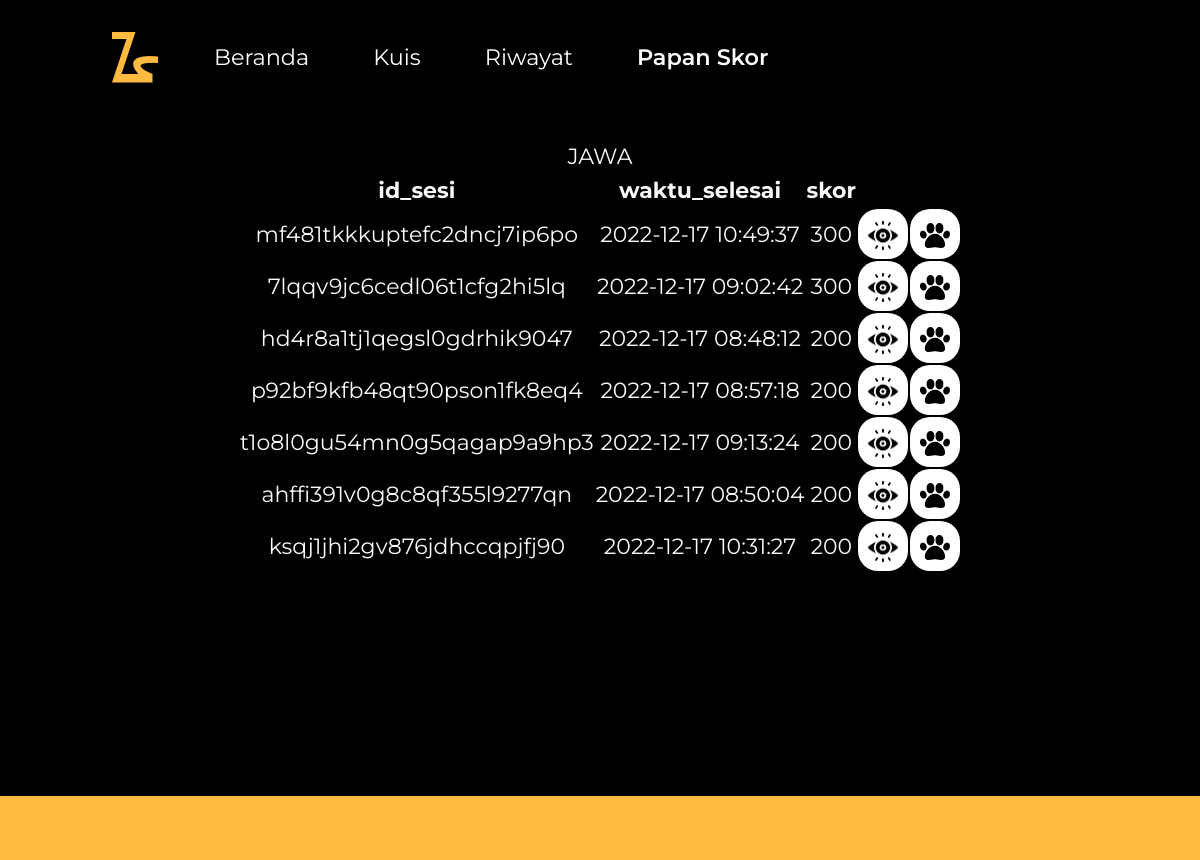
Page /scoreboard.php on the committed database.
### tables this page shows
CREATE TABLE `sesi` (
  `id_sesi` varchar(26) NOT NULL,
  `id_kuis` int(11) NOT NULL,
  `waktu_selesai` timestamp NOT NULL DEFAULT current_timestamp(),
  `skor` int(11) NOT NULL
);

CREATE TABLE `kuis` (
  `id_kuis` int(11) NOT NULL,
  `bahasa` varchar(5) NOT NULL,
  `media` varchar(6) NOT NULL,
  `level` int(11) NOT NULL
);

### scoreboard.php (the view, shortened to what this page needs)
<?php
    include "config.php";
    if (isset($_GET['bahasa'])) {
        if ($_GET['bahasa'] == "jawa"){
            $bahasa = "jawa" ;
        } elseif ($_GET['bahasa'] == "sunda") {
            $bahasa = "sunda" ;
        } else {
            $bahasa = "bali" ;
        }
    } else { $bahasa = "jawa"; }
?>
<!DOCTYPE html>
<html lang="en">
  <head>
    <link rel="stylesheet" href="bootstrap-5.2.2-dist/css/bootstrap.min.css" />
    <link rel="stylesheet" href="css/scoreboard.css" />
  </head>
  <body class="text-light">
    <nav class="navbar navbar-dark navbar-expand-lg">
        <div class="container-fluid mx-5 col-lg-10 mx-auto text-dark py-2">
          <div class="py-3">
            <img src="./img/logo.png" alt="" />
          </div>
          <div class="collapse navbar-collapse" id="navbarSupportedContent">
            <ul class="navbar-nav ms-5 mb-2 mb-lg-0 text-xl-center">
              <li class="nav-item me-5">
                <a class="nav-link text-white fw-normal" aria-current="page" href="./index.html">Beranda</a>
              </li>
              <li class="nav-item me-5">
                <a class="nav-link text-white fw-normal" href="./index-bahasa.php">Kuis</a>
              </li>
              <li class="nav-item me-5">
                <a class="nav-link text-white fw-normal" href="./history.php">Riwayat</a>
              </li>
              <li class="nav-item me-5">
                <a class="nav-link text-white fw-semibold" href="./scoreboard-bahasa.php">Papan Skor</a>
              </li>
            </ul>
          </div>
        </div>
      </nav>
    <main>
        <div class="col-10 mx-auto d-flex justify-content-center align-items-center">
            <section class="text-center">
                <?php
                    $sql = "SELECT * FROM kuis k NATURAL JOIN sesi s WHERE bahasa = '$bahasa' ORDER BY skor DESC LIMIT 7";
                    $query = mysqli_query($db, $sql);
                    echo strtoupper($bahasa);
                ?>
                    <table>
                    <tr>
                        <th scope="col">id_sesi</th>
                        <th scope="col">waktu_selesai</th>
                        <th scope="col">skor</th>
                    </tr>
                <?php
                    while($row = mysqli_fetch_array($query)) {
                        $id = $row['id_sesi'];
                        $t = $row['waktu_selesai'];
                        $score = $row['skor'];
                        $tipe = $row['media'];
                        $lvl = $row['level'];
                ?>
                    <tr>
                        <td><?php echo $id ?></td>
                        <td><?php echo $t ?></td>
                        <td><?php echo $score ?></td>
                        <td>
                            <section class="d-flex flex-column justify-content-center text-center" style="width: 50px; height: 50px" id="bahasa">
                                <div class="text-decoration-none">
                                    <img src="./img/type/<?php echo $tipe?>.png" width="30" alt="" />
                                </div>
                            </section>
                        </td>
                        <td>
                            <section class="d-flex flex-column justify-content-center text-center" style="width: 50px; height: 50px" id="bahasa">
                                <div class="text-decoration-none">
                                    <img src="./img/level/<?php echo $lvl?>.png" width="30" alt="" />
                                </div>
                            </section>
                        </td>
                    </tr>
                <?php
                    }
                    echo "</table>";
                ?>
            </section>
        </div>
    </main>
    <footer></footer>
  </body>
</html>

### css/scoreboard.css (style rules this page uses)
body { font-family: "Montserrat"; font-size: 22px; background-color: #000; }
main { height: 82vh; }
footer { background-color: #febb40; height: 8vh; }
.navbar { font-weight: 600; font-size: 1.4rem; }
ul li a { color: #fff; }
main > div { margin-top: 25px; }
#bahasa { background-color: #fff; border-radius: 20px; }
#bahasa div:last-child { color: #000; font-weight: 700; font-size: 18.5px; line-height: 37px; }

### rows in the picture
sesi: id_sesi "mf481tkkkuptefc2dncj7ip6po", waktu_selesai "2022-12-17 10:49:37", skor "300", id_kuis.media (picture)
sesi: id_sesi "7lqqv9jc6cedl06t1cfg2hi5lq", waktu_selesai "2022-12-17 09:02:42", skor "300", id_kuis.media (picture)
sesi: id_sesi "hd4r8a1tj1qegsl0gdrhik9047", waktu_selesai "2022-12-17 08:48:12", skor "200", id_kuis.media (picture)
sesi: id_sesi "p92bf9kfb48qt90pson1fk8eq4", waktu_selesai "2022-12-17 08:57:18", skor "200", id_kuis.media (picture)
sesi: id_sesi "t1o8l0gu54mn0g5qagap9a9hp3", waktu_selesai "2022-12-17 09:13:24", skor "200", id_kuis.media (picture)
sesi: id_sesi "ahffi391v0g8c8qf355l9277qn", waktu_selesai "2022-12-17 08:50:04", skor "200", id_kuis.media (picture)
sesi: id_sesi "ksqj1jhi2gv876jdhccqpjfj90", waktu_selesai "2022-12-17 10:31:27", skor "200", id_kuis.media (picture)

### other values in the picture
$bahasa "JAWA"
